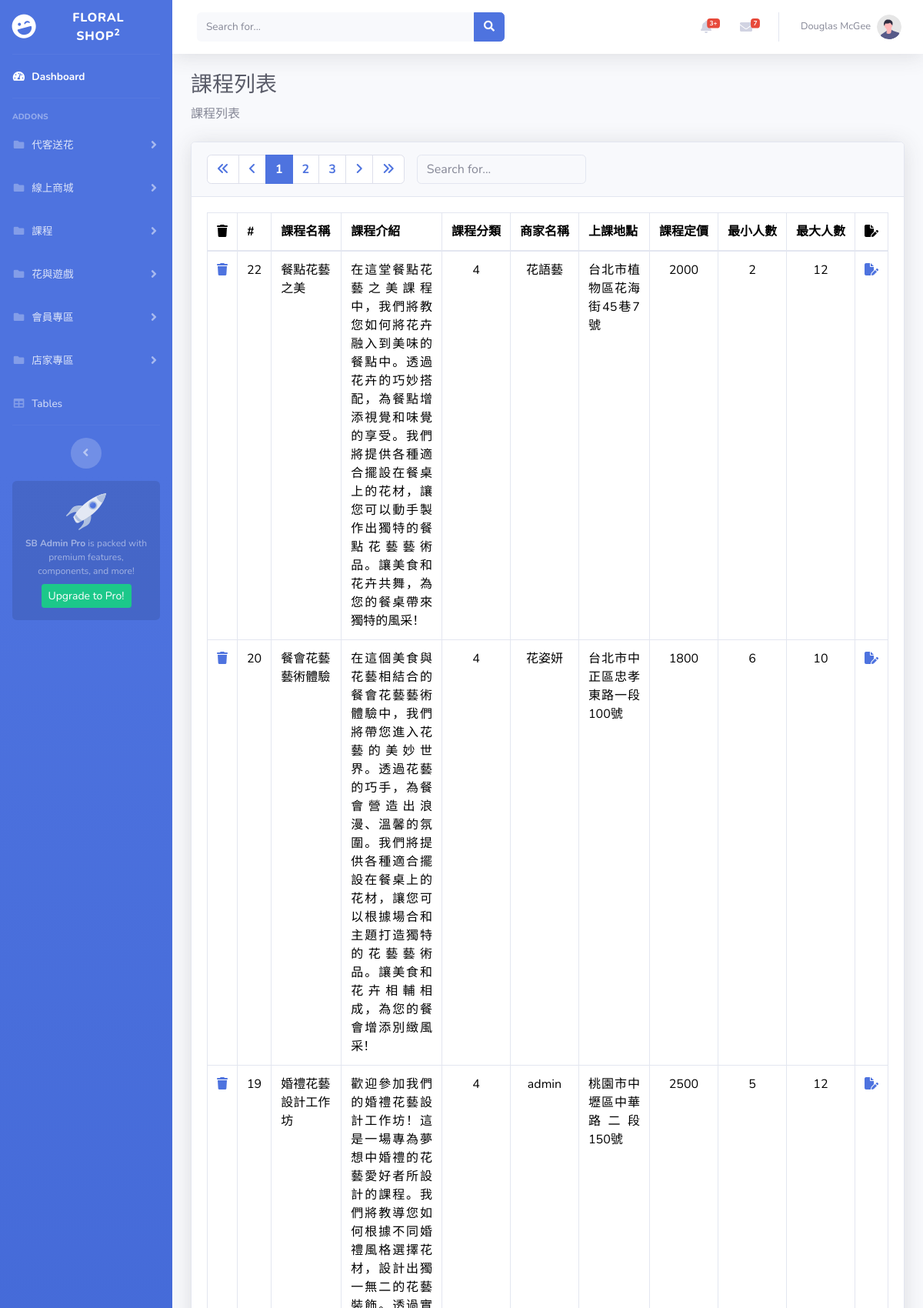
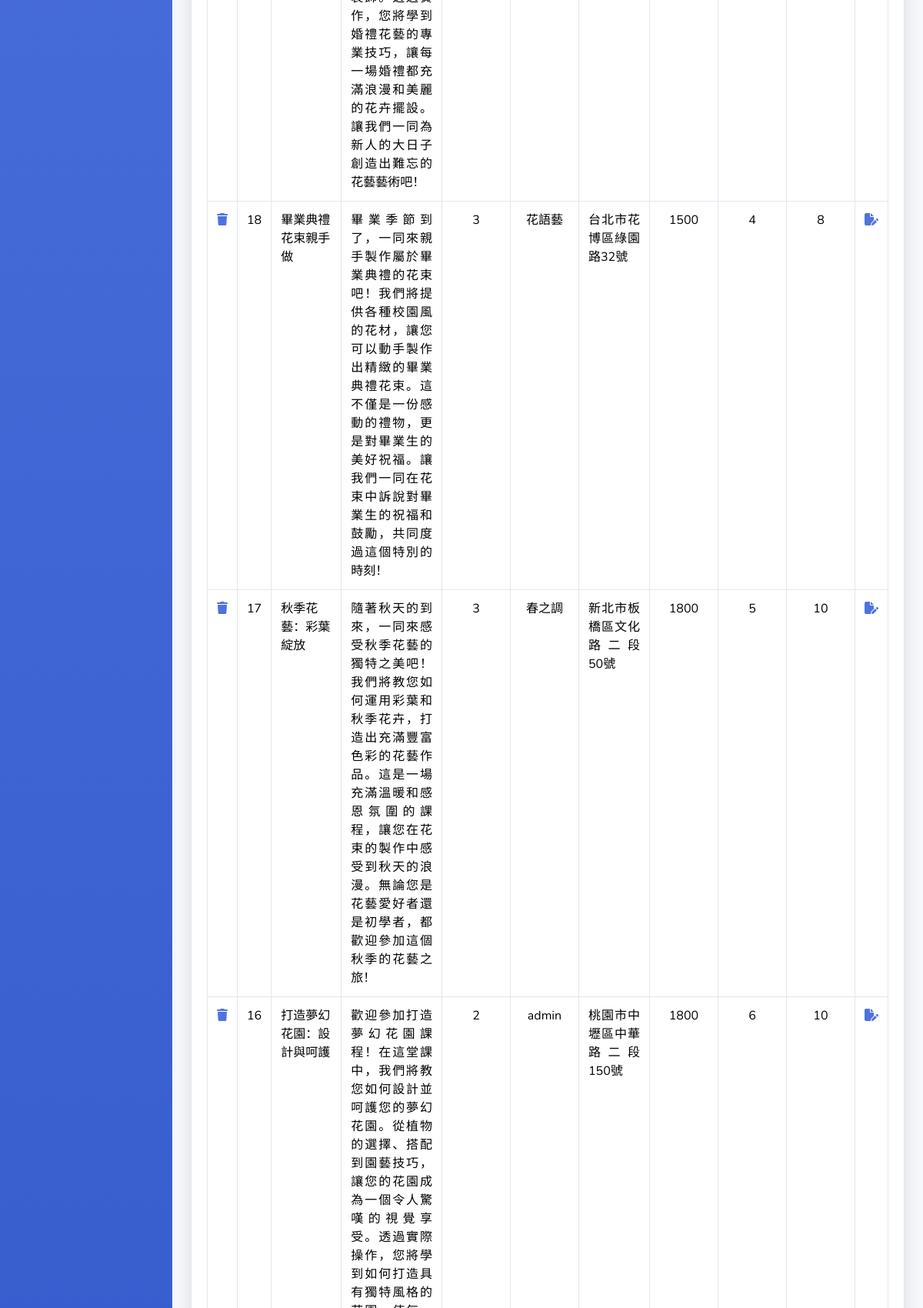
The app's page /pages/course/list.php (upper part) with its own data (2 pictures, top to bottom).
### tables this page shows
CREATE TABLE `course` (
  `course_id` int(11) NOT NULL,
  `store_id` int(11) NOT NULL,
  `category_id` int(11) NOT NULL,
  `name` varchar(255) NOT NULL,
  `intro` text NOT NULL,
  `location` varchar(255) NOT NULL,
  `price` int(11) NOT NULL,
  `min_capacity` int(11) NOT NULL,
  `max_capacity` int(11) NOT NULL,
  `created_at` datetime NOT NULL DEFAULT current_timestamp()
);

CREATE TABLE `store` (
  `store_id` int(11) NOT NULL,
  `store_name` varchar(255) NOT NULL,
  `store_account` varchar(255) NOT NULL,
  `store_password` varchar(255) NOT NULL,
  `store_intro` varchar(255) DEFAULT NULL,
  `store_address` varchar(255) DEFAULT NULL,
  `store_path` varchar(255) DEFAULT NULL,
  `store_email` varchar(255) DEFAULT NULL,
  `store_tel` varchar(255) DEFAULT NULL,
  `sub_date` date DEFAULT NULL,
  `sub_id` int(11) DEFAULT NULL,
  `permission_id` int(11) NOT NULL DEFAULT 2
);

### pages/course/list.php (the view, shortened to what this page needs)
<?php require '../parts/db_connect.php';
$perPage = 10;
$page = isset($_GET['page']) ? intval($_GET['page']) : 1;
$t_sql = "SELECT COUNT(1) FROM course";
$row = $pdo->query($t_sql)->fetch(PDO::FETCH_NUM);
$totalRows = $row[0];
$totalPages = 0;
$rows = [];
if ($totalRows > 0) {
  $totalPages = ceil($totalRows / $perPage);
  $sql = sprintf("
    SELECT course.*, store.store_name, store.store_address
    FROM course
    INNER JOIN store ON course.store_id = store.store_id
    ORDER BY course.course_id DESC
    LIMIT %s, %s", ($page - 1) * $perPage, $perPage);
  $stmt = $pdo->query($sql);
  $rows = $stmt->fetchAll();
}
?>
<?php include '../parts/html-head.php' ?>
<body id="page-top">
    <div id="wrapper">
        <?php include '../parts/navbar.php' ?>
        <div id="content-wrapper" class="d-flex flex-column">
            <div id="content">
                <?php include '../parts/navtop.php' ?>
                <div class="container-fluid">
                    <h1 class="h3 mb-2 text-gray-800">課程列表</h1>
                    <p class="mb-4">課程列表</p>
                    <div class="card shadow mb-4">
                        <div class="card-header py-3">
                            <h6 class="m-0 font-weight-bold text-primary d-flex flex-row justify-content-between">
                                <nav aria-label="Page navigation example">
                                    <ul class="pagination mb-0">
                                    <li class="page-item">
                                        <a class="page-link" href="?page=<?= 1 ?>">
                                        <i class="fa-solid fa-angles-left"></i>
                                        </a>
                                    </li>
                                    <li class="page-item">
                                        <a class="page-link" href="?page=<?= $page-1 ?>">
                                        <i class="fa-solid fa-angle-left"></i>
                                        </a>
                                    </li>
                                    <?php for ($i = $page - 5; $i <= $page + 5; $i++) :
                                        if ($i >= 1 and $i <= $totalPages) : ?>
                                        <li class="page-item <?= $i == $page ? 'active' : '' ?>">
                                            <a class="page-link" href="?page=<?= $i ?>"><?= $i ?></a>
                                        </li>
                                    <?php endif;
                                    endfor; ?>
                                    <li class="page-item">
                                        <a class="page-link" href="?page=<?= $page+1 ?>">
                                        <i class="fa-solid fa-angle-right"></i>
                                        </a>
                                    </li>
                                    <li class="page-item">
                                        <a class="page-link" href="?page=<?= $totalPages ?>">
                                        <i class="fa-solid fa-angles-right"></i>
                                        </a>
                                    </li>
                                    </ul>
                                </nav>
                                <form class="d-none d-sm-inline-block form-inline mr-auto ml-md-3 my-2 my-md-0 mw-100 navbar-search">
                                    <input type="text" id="courseSearch" name="courseSearch" class="form-control bg-light border small" placeholder="Search for..."
                                        aria-label="Search" aria-describedby="basic-addon2">
                                </form>
                            </h6>
                        </div>
                        <div class="card-body">
                            <div class="table-responsive">
                                <table class="table table-bordered" id="courseTable" width="100%" cellspacing="0">
                                    <thead>
                                        <tr>
                                            <th><i class="fa-solid fa-trash"></i></th>
                                            <th class="text-nowrap">#</th>
                                            <th class="text-nowrap">課程名稱</th>
                                            <th class="text-nowrap">課程介紹</th>
                                            <th class="text-nowrap">課程分類</th>
                                            <th class="text-nowrap">商家名稱</th>
                                            <th class="text-nowrap">上課地點</th>
                                            <th class="text-nowrap">課程定價</th>
                                            <th class="text-nowrap">最小人數</th>
                                            <th class="text-nowrap">最大人數</th>
                                            <th><i class="fa-solid fa-file-pen"></i></th>
                                        </tr>
                                    </thead>
                                    <tbody>
                                    <?php foreach ($rows as $r) : ?>
                                        <tr>
                                        <td>
                                            <a href="javascript: delete_one(<?= $r['course_id'] ?>)">
                                            <i class="fa-solid fa-trash"></i>
                                            </a>
                                        </td>
                                        <td><?= $r['course_id'] ?></td>
                                        <td><?= $r['name'] ?></td>
                                        <td class="text-justify"><?= $r['intro'] ?></td>
                                        <td class="text-center"><?= $r['category_id'] ?></td>
                                        <td class="text-center"><?= $r['store_name'] ?></td>
                                        <td class="text-justify"><?= $r['location'] ?></td>
                                        <td class="text-center"><?= htmlentities($r['price']) ?></td>
                                        <td class="text-center"><?= $r['min_capacity'] ?></td>
                                        <td class="text-center"><?= $r['max_capacity'] ?></td>
                                        <td><a href="edit.php?course_id=<?= $r['course_id'] ?>">
                                            <i class="fa-solid fa-file-pen"></i>
                                            </a></td>
                                        </tr>
                                    <?php endforeach ?>
                                    </tbody>
                                </table>
                            </div>
                        </div>
                    </div>
                </div>
            </div>
        </div>
    </div>
    <?php include '../parts/html-foot.php' ?>

### records on screen
course: course_id "22", name "餐點花藝之美", intro "在這堂餐點花藝之美課程中，我們將教您如何將花卉融入到美味的餐點中。透過花卉的巧妙搭配，為餐點增添視覺和味覺的享受。我們將提供各種適合擺設在餐桌上的花材，讓您可以動手製作出獨特的餐點花藝藝術品。讓美食和花卉共舞，為您的餐桌帶來獨特的風采！", category "4", store.store_name "花語藝", location "台北市植物區花海街45巷7號", price "2000", min_capacity "2", max_capacity "12"
course: course_id "20", name "餐會花藝藝術體驗", intro "在這個美食與花藝相結合的餐會花藝藝術體驗中，我們將帶您進入花藝的美妙世界。透過花藝的巧手，為餐會營造出浪漫、溫馨的氛圍。我們將提供各種適合擺設在餐桌上的花材，讓您可以根據場合和主題打造獨特的花藝藝術品。讓美食和花卉相輔相成，為您的餐會增添別緻風采！", category "4", store.store_name "花姿妍", location "台北市中正區忠孝東路一段100號", price "1800", min_capacity "6", max_capacity "10"
course: course_id "19", name "婚禮花藝設計工作坊", intro "歡迎參加我們的婚禮花藝設計工作坊！這是一場專為夢想中婚禮的花藝愛好者所設計的課程。我們將教導您如何根據不同婚禮風格選擇花材，設計出獨一無二的花藝裝飾。透過實作，您將學到婚禮花藝的專業技巧，讓每一場婚禮都充滿浪漫和美麗的花卉擺設。讓我們一同為新人的大日子創造出難忘的花藝藝術吧！", category "4", store.store_name "admin", location "桃園市中壢區中華路二段150號", price "2500", min_capacity "5", max_capacity "12"
course: course_id "18", name "畢業典禮花束親手做", intro "畢業季節到了，一同來親手製作屬於畢業典禮的花束吧！我們將提供各種校園風的花材，讓您可以動手製作出精緻的畢業典禮花束。這不僅是一份感動的禮物，更是對畢業生的美好祝福。讓我們一同在花束中訴說對畢業生的祝福和鼓勵，共同度過這個特別的時刻！", category "3", store.store_name "花語藝", location "台北市花博區綠園路32號", price "1500", min_capacity "4", max_capacity "8"
course: course_id "17", name "秋季花藝：彩葉綻放", intro "隨著秋天的到來，一同來感受秋季花藝的獨特之美吧！我們將教您如何運用彩葉和秋季花卉，打造出充滿豐富色彩的花藝作品。這是一場充滿溫暖和感恩氛圍的課程，讓您在花束的製作中感受到秋天的浪漫。無論您是花藝愛好者還是初學者，都歡迎參加這個秋季的花藝之旅！", category "3", store.store_name "春之調", location "新北市板橋區文化路二段50號", price "1800", min_capacity "5", max_capacity "10"
course: course_id "16", name "打造夢幻花園：設計與呵護", category "2", store.store_name "admin", location "桃園市中壢區中華路二段150號", price "1800", min_capacity "6", max_capacity "10"
